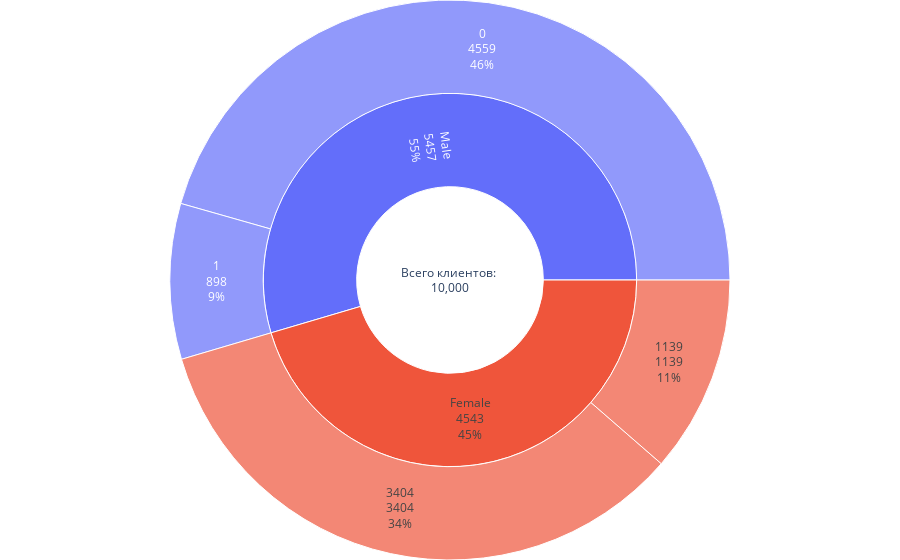

Notebook cell for this chart:
### Markdown cell above
## 9.6.
Кто чаще уходит, мужчины или женщины? Постройте график, который иллюстрирует это.
Подсказка
Процент ушедших клиентов в каждой группе можно рассчитать как среднее по столбцу Exited (так как 1 — это ушедшие клиенты, а 0 — лояльные, среднее арифметическое по столбцу обозначает долю ушедших клиентов).

### Code cell
gender_counts = churn_data['Gender'].value_counts() 
display(gender_counts)

# 1-й уровень, центр диаграммы
labels = ["Всего клиентов: "]
parents = [""]
values = [sum(gender_counts)]

# 2-й уровень, "лепестки" диаграммы
labels += gender_counts.index.tolist()
parents += [labels[0]]*len(gender_counts)
values += gender_counts.tolist()
exited_male = churn_data[churn_data['Gender'] == 'Male']['Exited'].value_counts()
exited_female = churn_data[churn_data['Gender'] == 'Female']['Exited'].value_counts()

display(exited_female)
display(exited_male)

#3-ий уровень
labels += exited_male.index.tolist()
parents += ['Male', 'Male']
values += exited_male.tolist()

display(labels)
display(parents)
display(values)

labels += exited_female.tolist()
parents += ['Female', 'Female']
values += exited_female.tolist()

display(labels)
display(parents)
display(values)


fig = go.Figure(go.Sunburst(
    labels = labels,
    parents = parents,
    values=values,
    textinfo='label+value+percent entry',
    branchvalues="total",
))

fig.update_layout(margin = dict(t=0, l=0, r=0, b=0))

if not os.path.exists("images"):
    os.mkdir("images")
fig.write_image("images/fig9.6.png")
fig.show();

### Figure 1 — Plotly figure (JSON) as saved in the notebook; plotly's stock layout.template omitted (floating-point values rounded to 4 significant figures)
{"data": [{"branchvalues": "total", "labels": ["Всего клиентов: ", "Male", "Female", 0, 1, 3404, 1139], "parents": ["", "Всего клиентов: ", "Всего клиентов: ", "Male", "Male", "Female", "Female"], "textinfo": "label+value+percent entry", "type": "sunburst", "values": [10000, 5457, 4543, 4559, 898, 3404, 1139]}], "layout": {"margin": {"b": 0, "l": 0, "r": 0, "t": 0}}}
